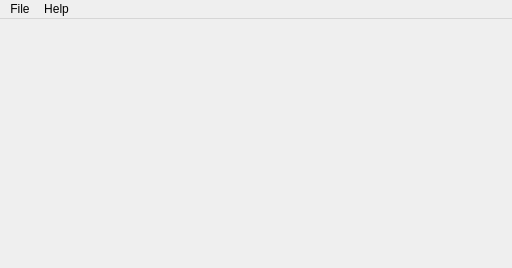
<?xml version="1.0" encoding="UTF-8"?>
<ui version="4.0">
 <class>MainWindow</class>
 <widget class="QMainWindow" name="MainWindow">
  <property name="geometry">
   <rect>
    <x>0</x>
    <y>0</y>
    <width>512</width>
    <height>268</height>
   </rect>
  </property>
  <property name="windowTitle">
   <string>OpenThermo Client</string>
  </property>
  <widget class="QWidget" name="centralwidget">
   <layout class="QGridLayout" name="gridLayout">
    <item row="0" column="0">
     <widget class="OpenThermoWidget" name="widget" native="true"/>
    </item>
   </layout>
  </widget>
  <widget class="QMenuBar" name="menubar">
   <property name="geometry">
    <rect>
     <x>0</x>
     <y>0</y>
     <width>512</width>
     <height>25</height>
    </rect>
   </property>
   <widget class="QMenu" name="menuFile">
    <property name="title">
     <string>File</string>
    </property>
    <addaction name="actionOpen"/>
    <addaction name="actionSave"/>
    <addaction name="separator"/>
    <addaction name="actionSettings"/>
    <addaction name="separator"/>
    <addaction name="actionQuit"/>
   </widget>
   <widget class="QMenu" name="menuHelp">
    <property name="title">
     <string>Help</string>
    </property>
    <addaction name="actionOpenThermo_Help"/>
    <addaction name="actionAbout_OpenThermo"/>
    <addaction name="actionAbout_OpenThermo_2"/>
    <addaction name="actionAbout_Qt"/>
   </widget>
   <addaction name="menuFile"/>
   <addaction name="menuHelp"/>
  </widget>
  <action name="actionOpen">
   <property name="text">
    <string>Open</string>
   </property>
   <property name="shortcut">
    <string>Ctrl+O</string>
   </property>
  </action>
  <action name="actionSave">
   <property name="text">
    <string>Save</string>
   </property>
   <property name="shortcut">
    <string>Ctrl+S</string>
   </property>
  </action>
  <action name="actionSettings">
   <property name="text">
    <string>Settings</string>
   </property>
   <property name="shortcut">
    <string>Ctrl+Q</string>
   </property>
  </action>
  <action name="actionOpenThermo_Help">
   <property name="text">
    <string>OpenThermo Help</string>
   </property>
  </action>
  <action name="actionAbout_OpenThermo">
   <property name="text">
    <string>About OpenThermo Client</string>
   </property>
  </action>
  <action name="actionQuit">
   <property name="text">
    <string>Quit</string>
   </property>
  </action>
  <action name="actionAbout_OpenThermo_2">
   <property name="text">
    <string>About OpenThermo</string>
   </property>
  </action>
  <action name="actionAbout_Qt">
   <property name="text">
    <string>About Qt</string>
   </property>
  </action>
 </widget>
 <customwidgets>
  <customwidget>
   <class>OpenThermoWidget</class>
   <extends>QWidget</extends>
   <header location="global">openthermowidget.hpp</header>
   <container>1</container>
  </customwidget>
 </customwidgets>
 <resources/>
 <connections/>
</ui>
